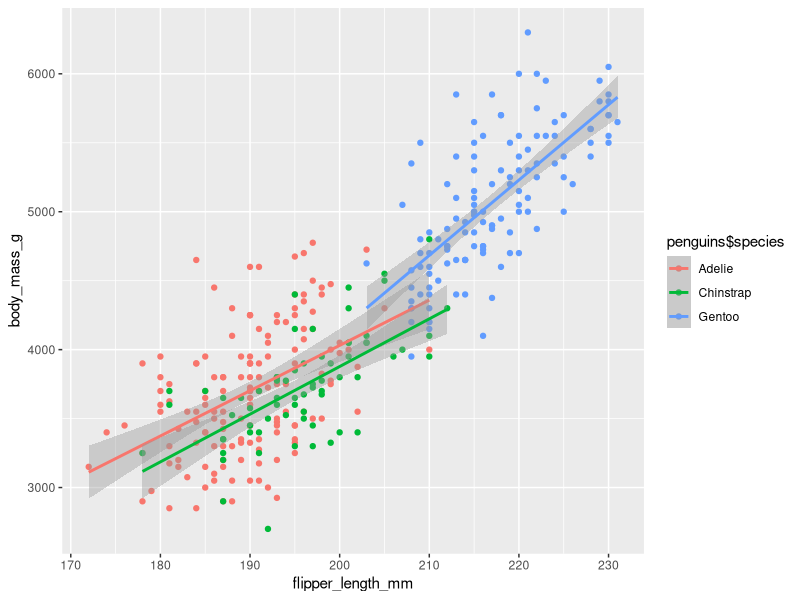
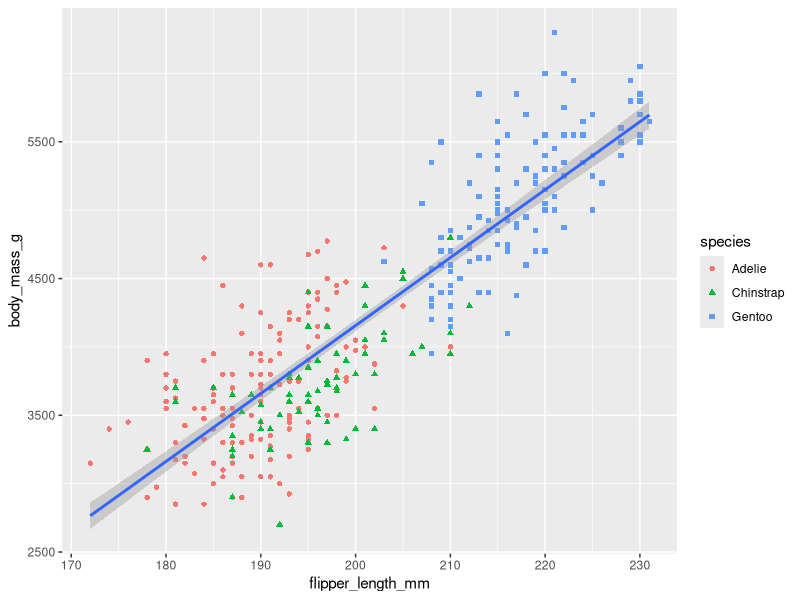
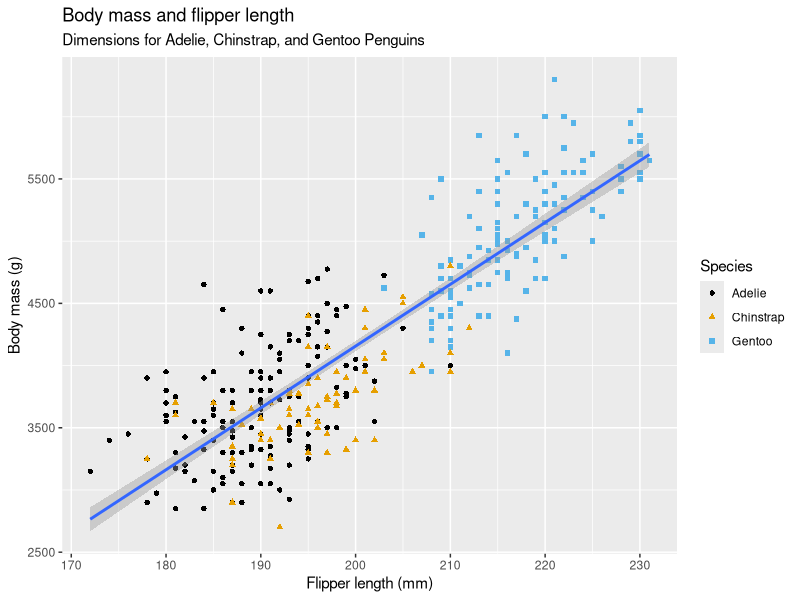
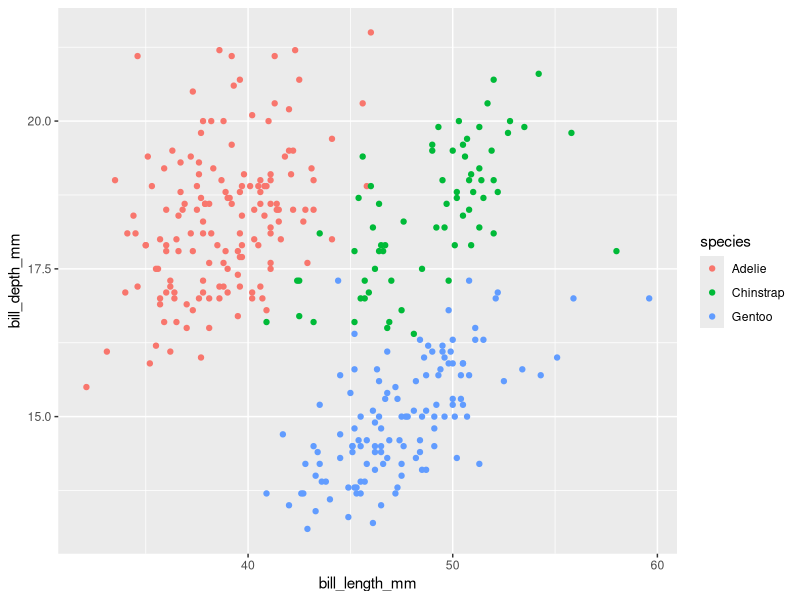
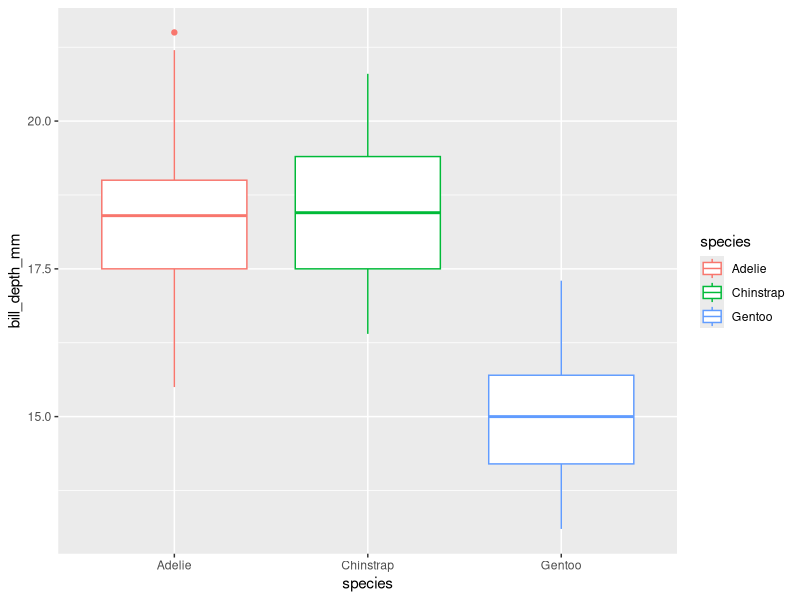
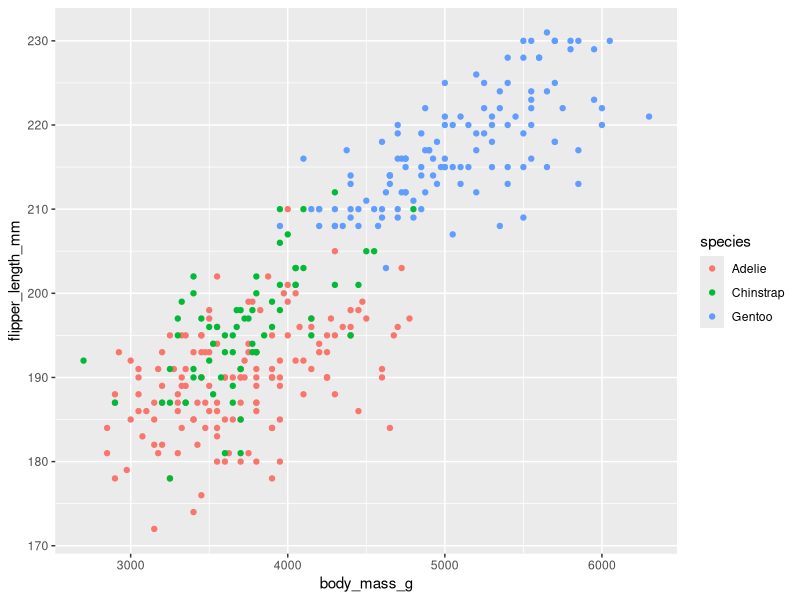
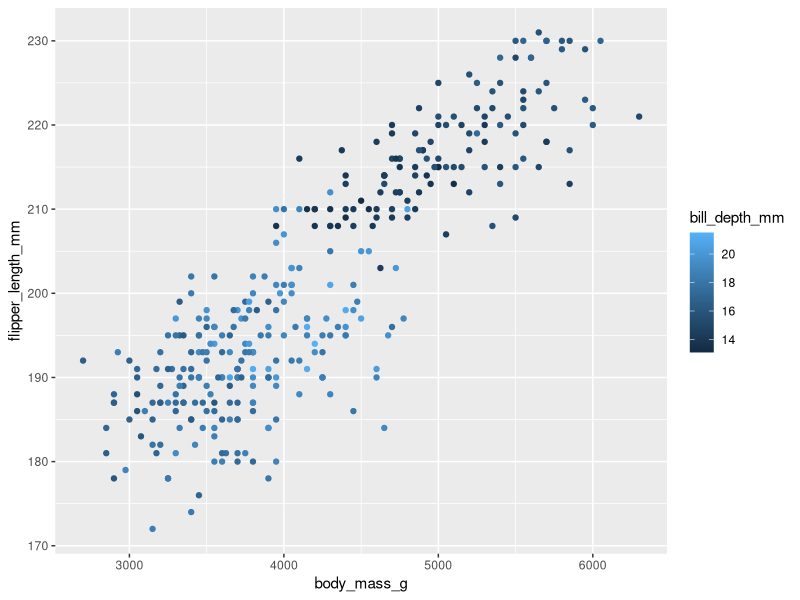
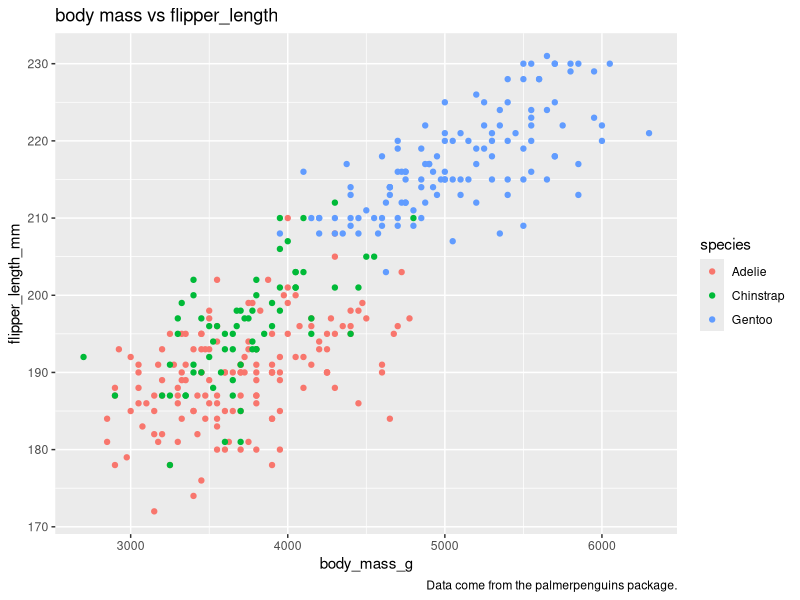

Here is the R script that generated these plots, in order: (Note: this script raises an error after producing the figures.)
## ---- chunk 1
knitr::opts_chunk$set(echo = TRUE)
knitr::opts_chunk$set(cache = TRUE) 
## ---- chunk 2
#install.packages("tidyverse")
#install.packages("palmerpenguins")
#install.packages("MASS")
library(tidyverse)
library(palmerpenguins)
library(ggthemes)
library(ggplot2)
library(MASS)
library(ggplot2)
## ---- chunk 3
palmerpenguins::penguins
glimpse(penguins)
## ---- chunk 4
summary(penguins)
## ---- chunk 5
ggplot(
  data = penguins,
  mapping = aes(x = flipper_length_mm, y = body_mass_g, color = penguins$species)
) + geom_point(mapping = aes(color = species)) +  geom_smooth(method = "lm")
## ---- chunk 6
ggplot(
  data = penguins,
  mapping = aes(x = flipper_length_mm, y = body_mass_g)
) +
  geom_point(mapping = aes(color = species, shape =species)) +
  geom_smooth(method = "lm")
## ---- chunk 7
ggplot(
  data = penguins,
  mapping = aes(x = flipper_length_mm, y = body_mass_g)
) +
  geom_point(aes(color = species, shape = species)) +
  geom_smooth(method = "lm") +
  labs(
    title = "Body mass and flipper length",
    subtitle = "Dimensions for Adelie, Chinstrap, and Gentoo Penguins",
    x = "Flipper length (mm)", y = "Body mass (g)",
    color = "Species", shape = "Species"
  ) +
  scale_color_colorblind()
## ---- chunk 8
nrow(penguins); ncol(penguins)
## ---- chunk 9
?penguins
## ---- chunk 10
ggplot(data = penguins, mapping = aes(x=bill_length_mm, y=bill_depth_mm, color = species)) + geom_point()
## ---- chunk 11
ggplot(data = penguins, mapping= (aes(x= species,y= bill_depth_mm, color = species ))) +geom_boxplot()
## ---- chunk 12
ggplot(data = penguins , mapping = aes(x= body_mass_g, y=flipper_length_mm, color =species)) +
  geom_point()
## ---- chunk 13
ggplot(data = penguins , mapping = aes(x= body_mass_g, y=flipper_length_mm, color =bill_depth_mm)) +
  geom_point(na.rm = TRUE) # removes the missing data points without warning
## ---- chunk 14
ggplot(data = penguins , mapping = aes(x= body_mass_g, y=flipper_length_mm, color =species)) +
  geom_point(na.rm = TRUE) +  labs(title = "body mass vs flipper_length",caption = "Data come from the palmerpenguins package.")
 # removes the missing data points without warning
## ---- chunk 15
ggplot(data = penguins , mapping = aes(x=flipper_length_mm , y=body_mass_g, color =bill_depth_mm)) +
  geom_point(na.rm = TRUE, size = 3) + geom_smooth(method = "loess")
## ---- chunk 16
ggplot(
  data = penguins,
  mapping = aes(x = flipper_length_mm, y = body_mass_g, color = island)
) +
  geom_point() +
  geom_smooth(se = FALSE)
## ---- chunk 17
ggplot(
  data = penguins,
  mapping = aes(x = flipper_length_mm, y = body_mass_g)
) +
  geom_point() +
  geom_smooth()

ggplot() +
  geom_point(
    data = penguins,
    mapping = aes(x = flipper_length_mm, y = body_mass_g)
  ) +
  geom_smooth(
    data = penguins,
    mapping = aes(x = flipper_length_mm, y = body_mass_g)
  )
## ---- chunk 18
 
ggplot(
  data = penguins,
  mapping = aes(x = flipper_length_mm, y = body_mass_g)
) +
  geom_point()


## ---- chunk 19
ggplot(penguins, aes(x = flipper_length_mm, y = body_mass_g)) + 
  geom_point()
## ---- chunk 20
penguins |> 
  ggplot(aes(x = flipper_length_mm, y = body_mass_g)) + 
  geom_point()
## ---- chunk 21
ggplot(penguins, aes(x = species, fill = species)) +geom_bar()
## ---- chunk 22
ggplot(penguins, aes(x = fct_infreq(species), fill = species))

+geom_bar()
## ---- chunk 23
ggplot(penguins, aes(x = body_mass_g)) +
  geom_histogram(binwidth = 200)
## ---- chunk 24
ggplot(penguins, aes(x = body_mass_g)) +
  geom_histogram(binwidth = 20)
ggplot(penguins, aes(x = body_mass_g)) +
  geom_histogram(binwidth = 2000)
## ---- chunk 25



ggplot(penguins, aes(x=body_mass_g)) + geom_density(linewidth =1, color = "dodgerblue")

## ---- chunk 26
ggplot(penguins, aes(y=species)) + geom_bar() 
## ---- chunk 27
ggplot(penguins, aes(x = species)) +
  geom_bar(color = "red")

ggplot(penguins, aes(x = species)) +
  geom_bar(fill = "red")
## ---- chunk 28
?geom_histogram
## ---- chunk 29
library(tidyverse)
#View(diamonds)
library(patchwork)

p1<-ggplot(diamonds, aes(x = carat)) +
  geom_histogram(binwidth = 0.5)

p2<-ggplot(diamonds, aes(x = carat)) +
  geom_histogram(binwidth = 0.1)


p3<-ggplot(diamonds, aes(x = carat)) +
  geom_histogram(binwidth = 0.01)

p4<-ggplot(diamonds, aes(x = carat)) +
  geom_histogram(binwidth = 0.005)
(p1+p2)/(p3+p4)
## ---- chunk 30
ggplot(diamonds, aes(x = carat)) + geom_density(color="dodgerblue", linewidth = 1)
## ---- chunk 31
ggplot(penguins, aes(x = species, y = body_mass_g)) +
  geom_boxplot()
ggplot(penguins, aes(x = body_mass_g, color = species)) +
  geom_density(linewidth = 0.75)

## ---- chunk 32
ggplot(penguins, aes(x = body_mass_g, color = species, fill = species)) +
  geom_density(alpha = 0.3)
## ---- chunk 33
p1<-ggplot(penguins, aes(x = species, fill = island)) +
  geom_bar()
p2<-ggplot(penguins, aes(x = island, fill = species)) +
  geom_bar()

p1+p2
## ---- chunk 34
ggplot(penguins, aes(x = island, fill = species)) +
  geom_bar(position = "fill")+ labs(y="proportion") #overwrite the y axis from count to proportions
## ---- chunk 35
ggplot(penguins, aes(x = flipper_length_mm, y = body_mass_g)) +
  geom_point()
## ---- chunk 36
ggplot(penguins, aes(x = flipper_length_mm, y = body_mass_g)) +
  geom_point(aes(color = species, shape = island),na.rm = TRUE)
## ---- chunk 37
ggplot(penguins, aes(x = flipper_length_mm, y = body_mass_g)) +
  geom_point(aes(color = species, shape = species)) +
  facet_wrap(~island) # The variable in facet_wrap should be categorical 

ggsave(filename = "testing.png")
